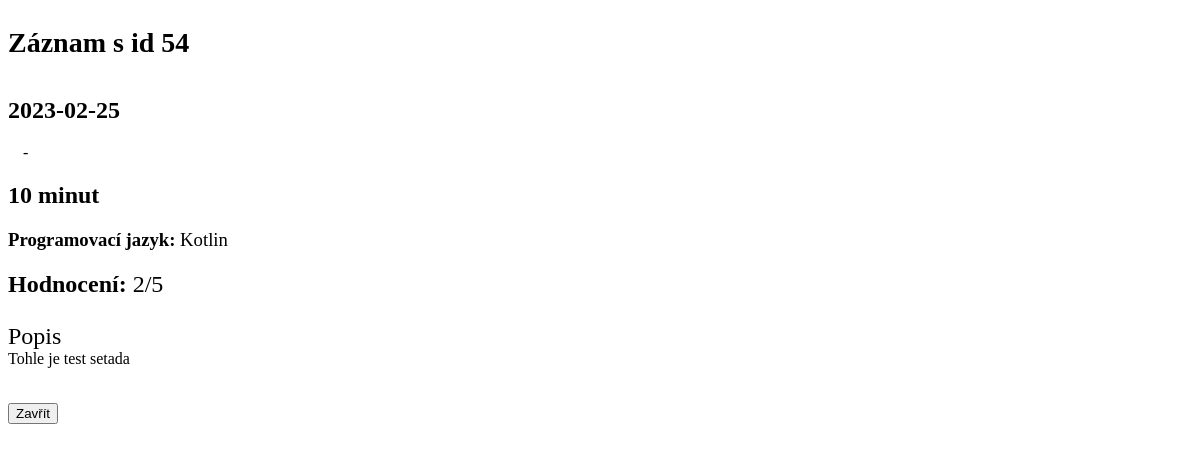
The page /app/overview/54 on the database as committed earlier.
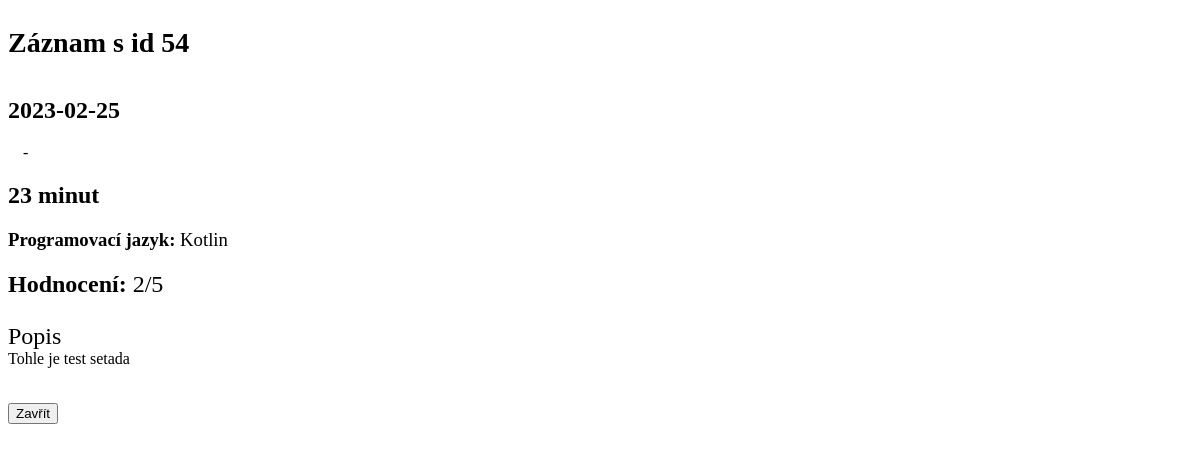
The same page on the database as committed later.
### tables this page shows
CREATE TABLE "records"
(
    "id"              INTEGER,
    "dates"           DATE NOT NULL,
    "timeInMinutes"   INT  NOT NULL,
    "programmingLang" TEXT NOT NULL,
    "rating"          INT  NOT NULL,
    "description"     TEXT NOT NULL,
    "user_id"         INT  NOT NULL,
    PRIMARY KEY ("id" AUTOINCREMENT)
);

### app.py (the view)
@app.route('/app/overview/<int:id>')
def overview(id):
    conn = db.get_db_connection()
    query = """
SELECT categories.category, categories.color
FROM categories
JOIN categories_records ON categories.id = categories_records.category_id
WHERE categories_records.record_id = ?
"""
    record = conn.execute("SELECT * FROM records WHERE id = ?", (id,)).fetchall()
    categories = conn.execute(query, (id,)).fetchall()
    categories_list_names = [category[0] for category in categories]
    categories_list_colors = [category[1] for category in categories]
    conn.close()
    return render_template('customElements/overallInfoAboutRecord.html', record=record, names=categories_list_names,
                           colors=categories_list_colors)

### db.py (called while the page is built)
def get_db_connection():  # napojení se na databázi
    conn = sqlite3.connect(databasePath)
    conn.row_factory = sqlite3.Row
    return conn

### templates/customElements/overallInfoAboutRecord.html (shortened to what this page needs)
<div class="outerBox_add-edit_window">
    <div id="addWindow" style="position:absolute; z-index: 5">
        <div class="main_wind">
            {% for foo in record %}
                <div style="height: fit-content">
                    <div>
                        <h1 style="font-size: 1.75rem">Záznam s id {{ foo.id }}</h1>
                        <div class="flex_row">
                            <h2 style="">{{ foo.dates }}</h2>
                            <div style="margin-right: 15px; margin-left: 15px;">-</div>
                            <h2>{{ foo.timeInMinutes }} minut</h2>
                        </div>
                        <h3>Programovací jazyk: <span style="font-weight: 200;">{{ foo.programmingLang }}</span></h3>
                        <h2>Hodnocení: <span style="font-weight: 200;">{{ foo.rating }}/5</span></h2>
                        <div style="margin-top: 25px">
                            <span style="font-size: 1.5rem">Popis</span>
                            <div style="height: fit-content; overflow-y: auto; margin: 0 0 15px">
                                <span>{{ foo.description }}</span>
                            </div>
                        </div>
                    </div>
                    <div class="wrap flex center" style="margin-top: 35px">
                        <button type="button" class="button_text" id="closeOverview">
                            <span class="button_filled-text">Zavřít</span>
                        </button>
                    </div>
                </div>
            {% endfor %}
        </div>
    </div>
</div>

Rows that differ between the two databases and show on the page:
changed records "Kotlin": timeInMinutes "10" → "23"
